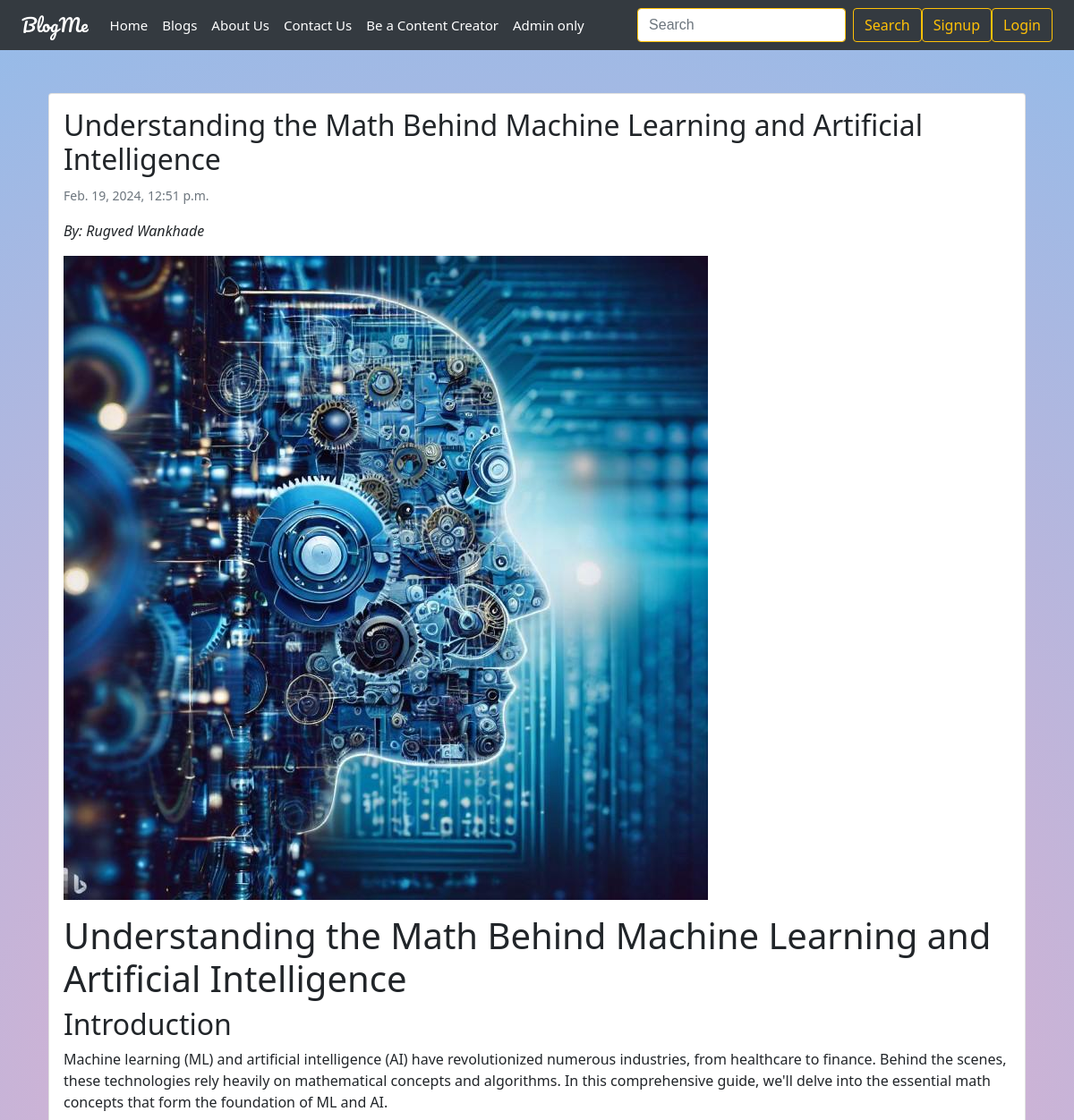
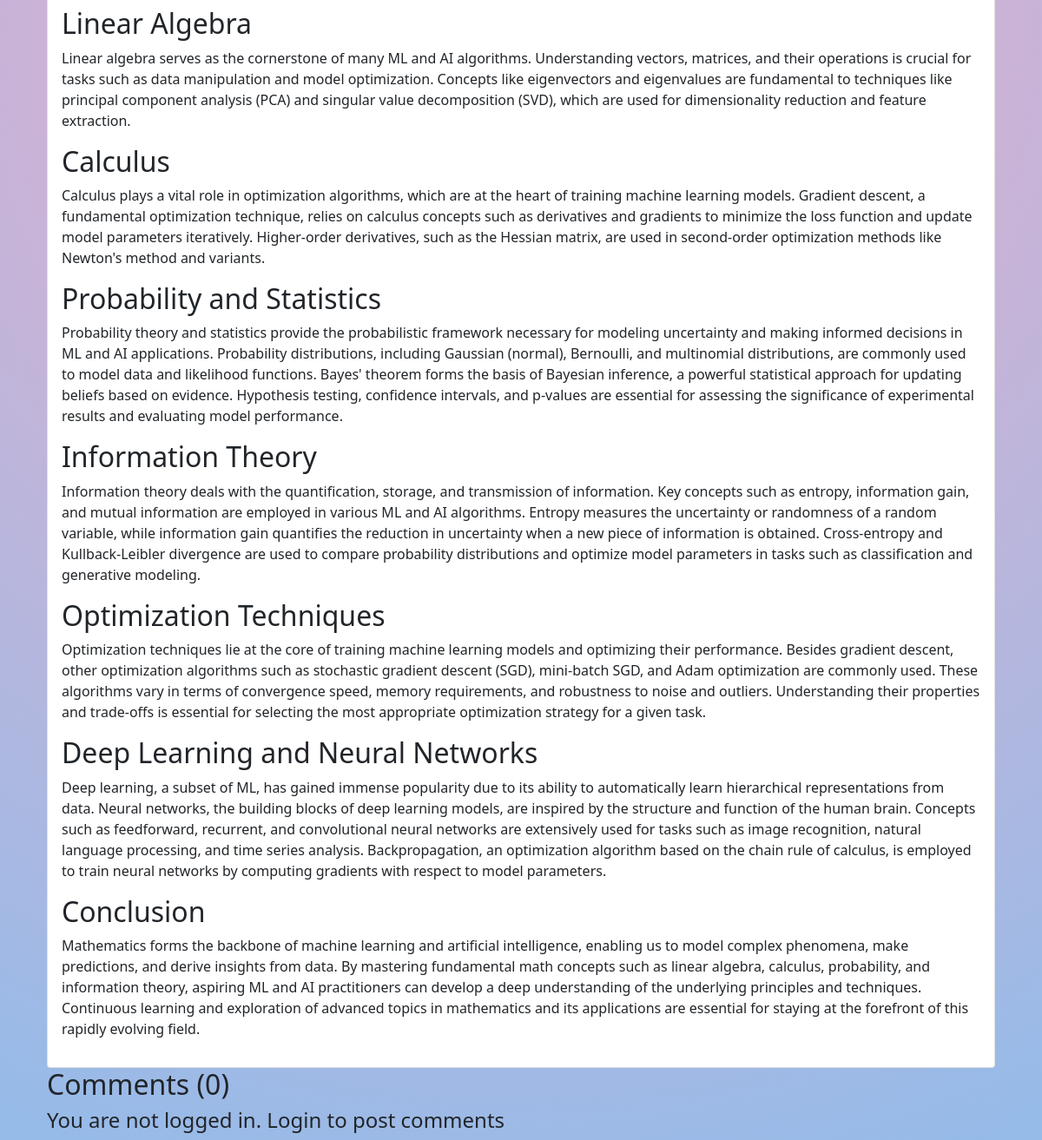
Page /blog/understanding-the-math-behind-machine-learning-and-artificial-intelligence/ on the committed database (2 pictures, top to bottom).
### blog/models.py (models this page shows, shortened)
class Post(models.Model):
    pid=models.AutoField(primary_key=True)
    title=models.CharField(max_length=255)
    author=models.CharField(max_length=15)
    content=models.TextField()
    slug=models.CharField(max_length=100)
    timestamp=models.DateTimeField(blank=True)
    image = models.ImageField(upload_to=upload_to, default='default-image.jpg')

### blog/views.py (the view)
# urls.py: path('<str:slug>/', views.blogPost, name='blogPost'),
def blogPost(request, slug):
    post = Post.objects.filter(slug=slug).first()
    comments = BlogComment.objects.filter(post=post, parent=None)
    replies = BlogComment.objects.filter(post=post).exclude(parent=None)
    totalcomments = list(chain(comments, replies))
    replyDict = {}
    for reply in replies:
        if reply.parent.cid not in replyDict:
            replyDict[reply.parent.cid] = [reply]
        else:
            replyDict[reply.parent.cid].append(reply)
    context = {
        'post': post,
        'comments': comments,
        'user': request.user,
        'replyDict': replyDict,
        'totalcomments': totalcomments
    }
    return render(request, 'blog/blogPost.html', context)

### templates/blog/blogPost.html (shortened to what this page needs)
{% extends 'home/base.html' %}
{% block css %}
    <link href="https://stackpath.bootstrapcdn.com/bootstrap/5.1.3/css/bootstrap.min.css" rel="stylesheet">
{% endblock %}
{% block body %}
    {% load humanize %}
    {% load extras %}
    <div class="container mt-5">
        <div class="card">
            <div class="card-body">
                <h2 class="card-title">{{ post.title }}</h2>
                <p class="card-text"><small class="text-muted">{{ post.timestamp }}</small></p>
                <p class="card-text"><em>By: {{ post.author }}</em></p>
                {% if post.image %}
                    <img src="{{ post.image.url }}" alt="Post Image" class="img-fluid">
                {% endif %}
                <p class="card-text">{{ post.content|safe }}</p>
            </div>
        </div>
    </div>
    <div class="container">
        <h2>Comments ({{ totalcomments|length }})</h2>
        <div class="my-2">
            {% if user.is_authenticated %}
                <form action="/blog/postComment/" method="post" class="my-3">
                    {% csrf_token %}
                    <div class="input-group mb-3">
                        <input type="text" class="form-control" name="comment" id="comment"
                               placeholder="Enter your comment here..." required>
                        <input type="hidden" name="postId" value="{{ post.pid }}">
                        <button class="btn btn-warning" type="submit">Submit</button>
                    </div>
                </form>
            {% else %}
                <h4>You are not logged in. Login to post comments</h4>
            {% endif %}
        </div>
    </div>
{% endblock %}

### static/css/base.css (style rules this page uses)
body { font-family: 'Poppins', sans-serif; background: rgb(238,174,202); background: radial-gradient(circle, rgba(238,174,202,1) 0%, rgba(148,187,233,1) 100%); }

### rows in the picture
Post: title "Understanding the Math Behind Machine Learning and Artificial Intelligence", timestamp "Feb. 19, 2024, 12:51 p.m.", author "Rugved Wankhade", image (picture), content "Understanding the Math Behind Machine Learning and Artificial Intelligence Introduction Machine learning (ML) and artificial intelligence (AI) have revolutionized numerous industries, from healthcare to finance. Behind the scenes, these technologies rely heavily on mathematical concepts and algorithms. In this comprehensive guide, we'll delve into the essential math concepts that form the foundation of ML and AI. Linear Algebra Linear algebra serves as the cornerstone of many ML and AI algorithms. Understanding vectors, matrices, and their operations is crucial for tasks such as data manipulation and model optimization. Concepts like eigenvectors and eigenvalues are fundamental to…"

### other values in the picture
{{ totalcomments|length }} "0"
